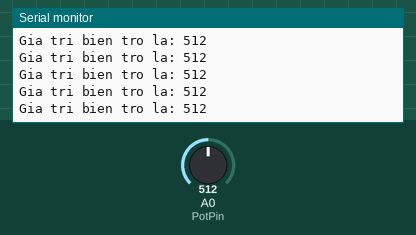
Simulated run of this sketch. Board: Arduino Uno, built with avr-gcc and run on an emulated ATmega328P. Shown: the last lines printed to the serial monitor. The test bench sets the inputs (shaded band); at power-on: A0 (PotPin) = 512.

Above: at 1.2 s.
1.3 s: A0 (PotPin) set to 716
At 1.56 s:
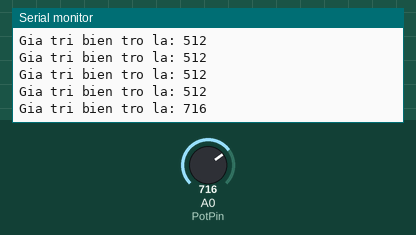
2.8 s: A0 (PotPin) set to 900
At 2.96 s:
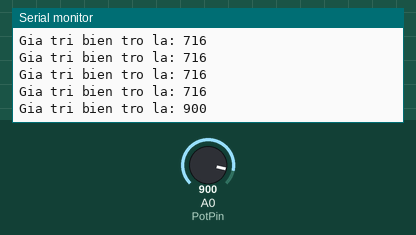
Timing chart, 0 to 5.8 s (numbered marks = the images above; inputs shaded):
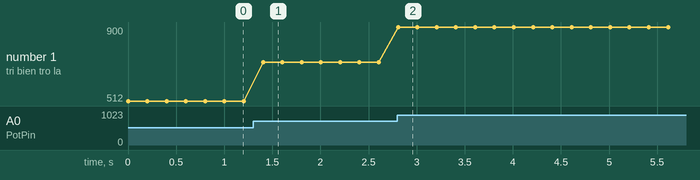

The sketch:

ADC_BienTro.ino
```cpp
int PotPin = A0;
int Value =0;
void setup()
{
  Serial.begin(9600);
}

void loop()
{
  Value = analogRead(PotPin);
  Serial.print("Gia tri bien tro la: ");
  Serial.println(Value);
  delay(200);
}
```

Measured:
- after the input at 1.3 s, the serial monitor: prints a new line after 0.10 s (image 1)
- after the input at 2.8 s, the serial monitor: prints a new line at once (image 2)
- plotted number 1: 512 → 716 after the input at 1.3 s, 716 → 900 after the input at 2.8 s
